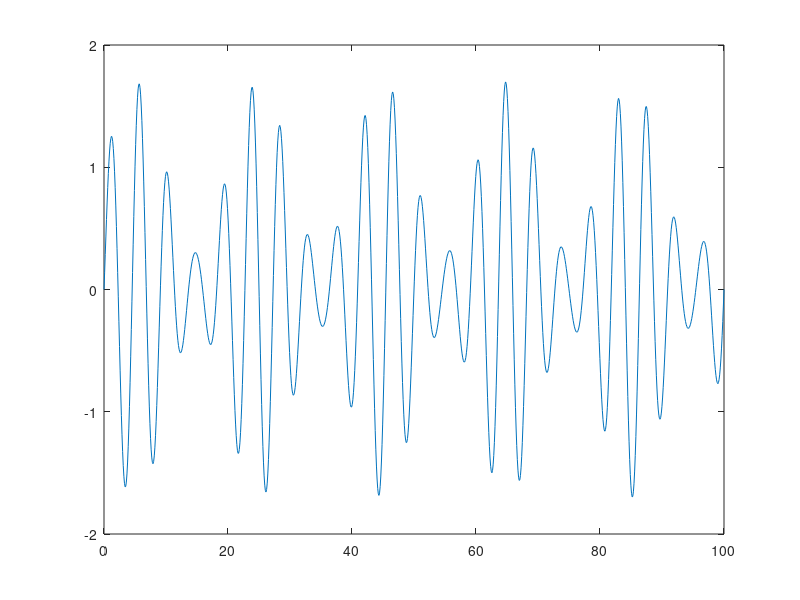

This chart was generated by the following MATLAB code:
% Communication Channel Simulator

freq = 50;

sineWave = @(t, w, p) sin(w*t + p);
squareWave = @(t, w, p) (sineWave(t, w, p)>0);

time = linspace(0, 100, 1000);
signal = sineWave(time, 2*pi*freq, 0);

carrierFrequency = 220;
cw = 2*pi*carrierFrequency;
carrierWave = sineWave(time, cw, 0);

m = 0.7;

ampModulatedWave = (1+m.*signal).*carrierWave;

plot(time, ampModulatedWave);
